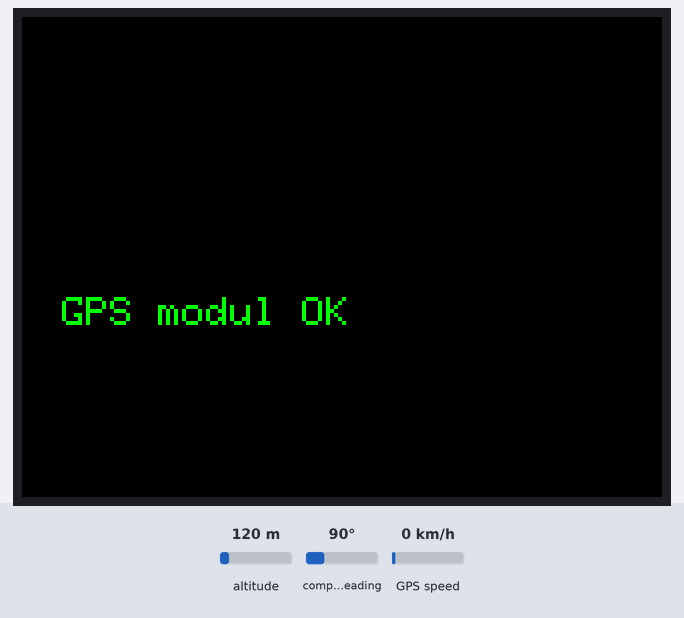
Bench run of a sketch on a simulated ESP32. Shown: 320×240 colour display. The test bench sets the inputs (shaded band); at power-on: compass heading 90°, altitude 120 m, GPS speed 0 km/h. The GPS gets a fix after 3 s at 37.7749, -122.4194 with 8 satellites.

Above: at 0.4 s.
At 3.0 s:
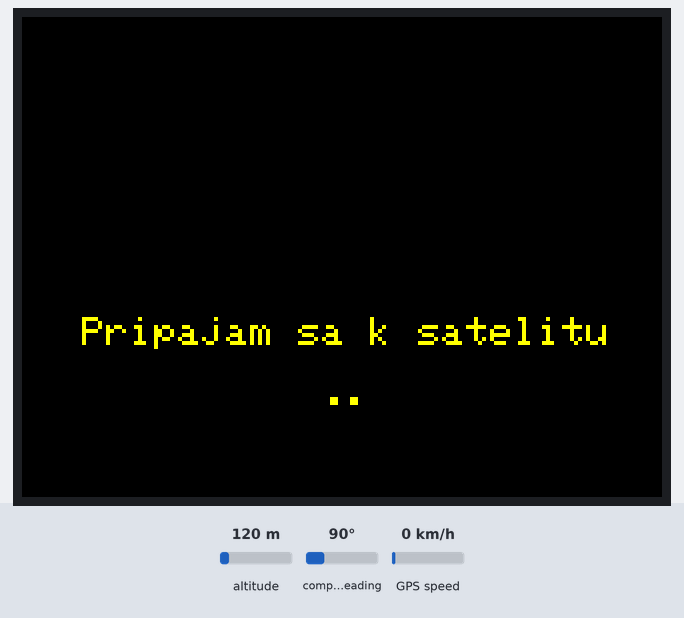
3.1 s: compass heading set to 7°
At 4.6 s:
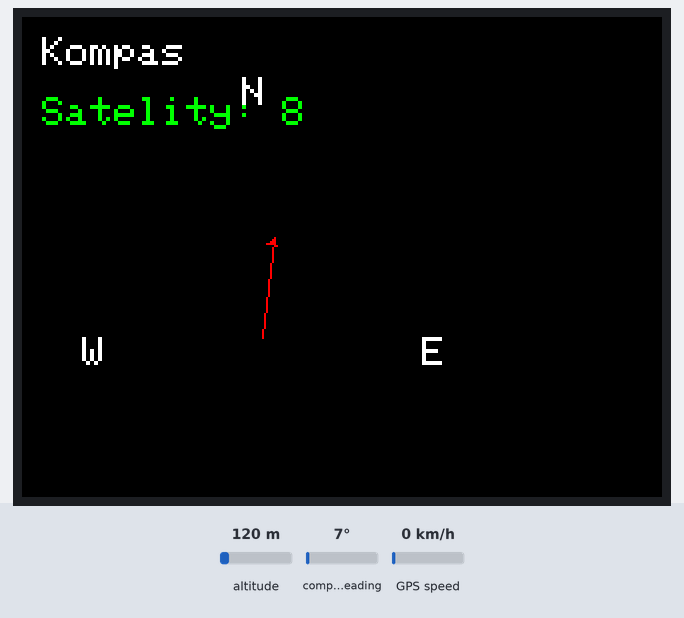
5.5 s: compass heading set to 90°
At 6.9 s:
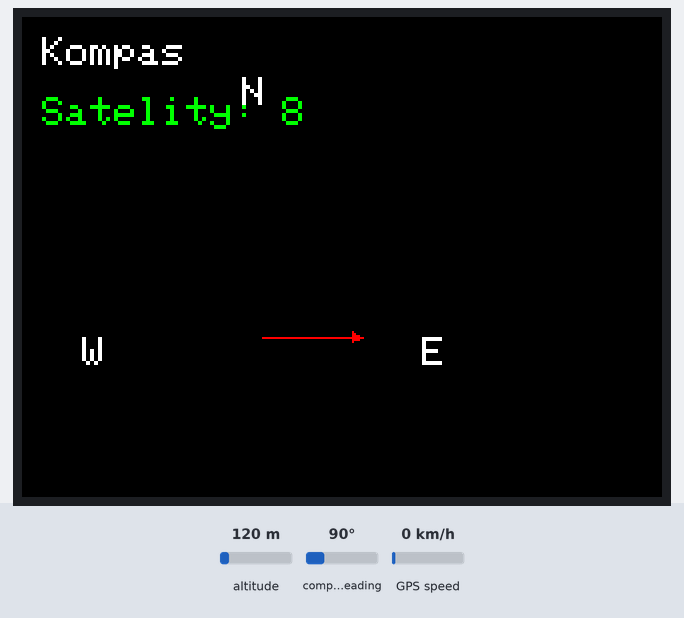
7.4 s: compass heading set to 180°
At 8.5 s:
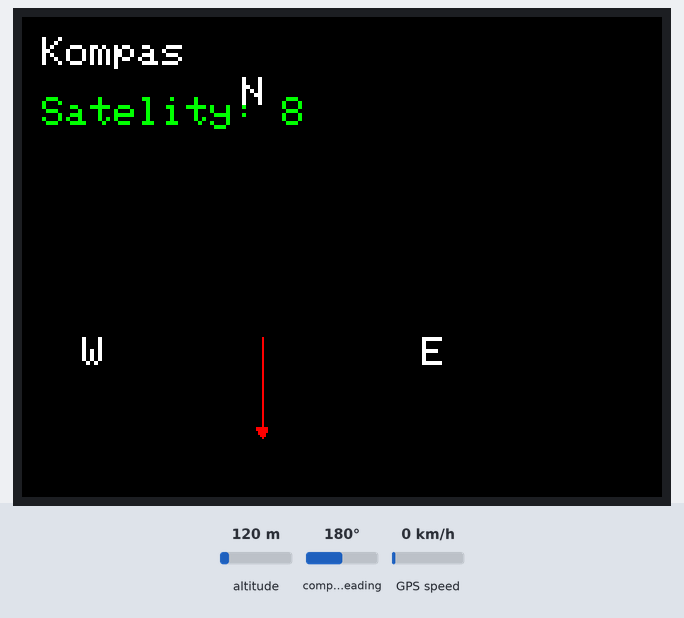
Timing chart, 0 to 10.4 s (numbered marks = the images above; inputs shaded):
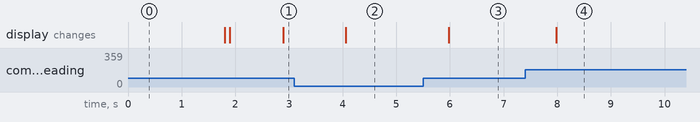

The sketch:

esp32-TFT-GPS-st7789Compass.ino
```cpp
#include <TinyGPS++.h>
#include <Adafruit_GFX.h>
#include <Adafruit_ST7789.h>
#include <SPI.h>

// ===================
// TFT ST7789 nastavenia
#define TFT_CS    15
#define TFT_RST   4
#define TFT_DC    2
#define TFT_SCLK  18
#define TFT_MOSI  23
// TFT LED pin pripoj na pin esp32 "3.3V"
Adafruit_ST7789 tft = Adafruit_ST7789(TFT_CS, TFT_DC, TFT_RST);

// ===================
// GPS – NEO-6M na Serial2
#define GPS_RX 16  // ESP32 RX (pripoj na TX z GPS)
#define GPS_TX 17  // ESP32 TX (pripoj na RX z GPS)

TinyGPSPlus gps;
bool hasGPSFix = false;
unsigned long lastUpdate = 0;
unsigned long lastDotTime = 0;
int dotCount = 0;

void setup() {
  Serial.begin(115200);
  Serial2.begin(9600, SERIAL_8N1, GPS_RX, GPS_TX);

  // Inicializácia displeja
  tft.init(240, 320);
  tft.setRotation(1);
  tft.invertDisplay(false);
  tft.fillScreen(ST77XX_BLACK);

  // Test pripojenia GPS modulu
  tft.setTextColor(ST77XX_YELLOW);
  tft.setTextSize(2);
  tft.setCursor(20, 140);
  tft.print("Cakam na GPS...");

  unsigned long timeout = millis() + 5000;
  while (millis() < timeout) {
    if (Serial2.available()) {
      tft.fillScreen(ST77XX_BLACK);
      tft.setTextColor(ST77XX_GREEN);
      tft.setCursor(20, 140);
      tft.print("GPS modul OK");
      delay(1500);
      tft.fillScreen(ST77XX_BLACK);
      return;
    }
  }

  tft.fillScreen(ST77XX_RED);
  tft.setCursor(20, 140);
  tft.setTextColor(ST77XX_WHITE);
  tft.print("GPS modul NENAJDENY");
  while (true);  // Stop, chyba GPS
}

void drawWaitingAnimation() {
  tft.setCursor(30, 150);
  tft.setTextColor(ST77XX_YELLOW);
  tft.setTextSize(2);
  tft.print("Pripajam sa k satelitu");

  if (millis() - lastDotTime > 800) {
    dotCount = (dotCount + 1) % 4;
    lastDotTime = millis();
    tft.fillRect(150, 180, 60, 30, ST77XX_BLACK);
    for (int i = 0; i < dotCount; i++) {
      tft.setCursor(150 + (i * 10), 180);
      tft.print(".");
    }
  }
}

void drawCompass(float heading, int satellites) {
  tft.fillScreen(ST77XX_BLACK);

  // Názov
  tft.setCursor(10, 10);
  tft.setTextColor(ST77XX_WHITE);
  tft.setTextSize(2);
  tft.print("Kompas");

  // Počet satelitov
  tft.setCursor(10, 40);
  tft.setTextColor(ST77XX_GREEN);
  tft.print("Satelity: ");
  tft.print(satellites);

  // Kompas šípka
  int cx = 120, cy = 160;
  float rad = (heading - 90) * PI / 180.0;
  int len = 50;
  int x1 = cx + len * cos(rad);
  int y1 = cy + len * sin(rad);

  tft.drawLine(cx, cy, x1, y1, ST77XX_RED);
  tft.fillTriangle(x1, y1,
                   x1 - 5 * cos(rad + PI / 6), y1 - 5 * sin(rad + PI / 6),
                   x1 - 5 * cos(rad - PI / 6), y1 - 5 * sin(rad - PI / 6),
                   ST77XX_RED);

  // Svetové strany
  tft.setTextColor(ST77XX_WHITE);
  tft.setCursor(110, 30); tft.print("N");
  tft.setCursor(200, 160); tft.print("E");
  tft.setCursor(120, 290); tft.print("S");
  tft.setCursor(30, 160); tft.print("W");
}

void drawNoSignal() {
  tft.fillScreen(ST77XX_BLACK);
  tft.setCursor(30, 150);
  tft.setTextColor(ST77XX_RED);
  tft.setTextSize(2);
  tft.print("Nie je GPS signal!");
}

void loop() {
  while (Serial2.available()) {
    gps.encode(Serial2.read());
  }

  // Časový limit na aktualizáciu
  if (millis() - lastUpdate < 1000) return;
  lastUpdate = millis();

  if (!gps.location.isValid() || !gps.satellites.isValid()) {
    if (hasGPSFix) {
      hasGPSFix = false;
      drawNoSignal();
    } else {
      drawWaitingAnimation();
    }
    return;
  }

  // Ak sa získal fix po prvýkrát
  if (!hasGPSFix) {
    hasGPSFix = true;
    tft.fillScreen(ST77XX_BLACK);
  }

  // Ak sú údaje aktualizované
  if (gps.course.isValid()) {
    float heading = gps.course.deg();
    int sats = gps.satellites.value();
    drawCompass(heading, sats);
  }
}
```

Measured:
- after the input at 3.1 s, the display: changes after 0.95 s (image 2)
- after the input at 5.5 s, the display: changes after 0.48 s (image 3)
- after the input at 7.4 s, the display: changes after 0.58 s (image 4)
